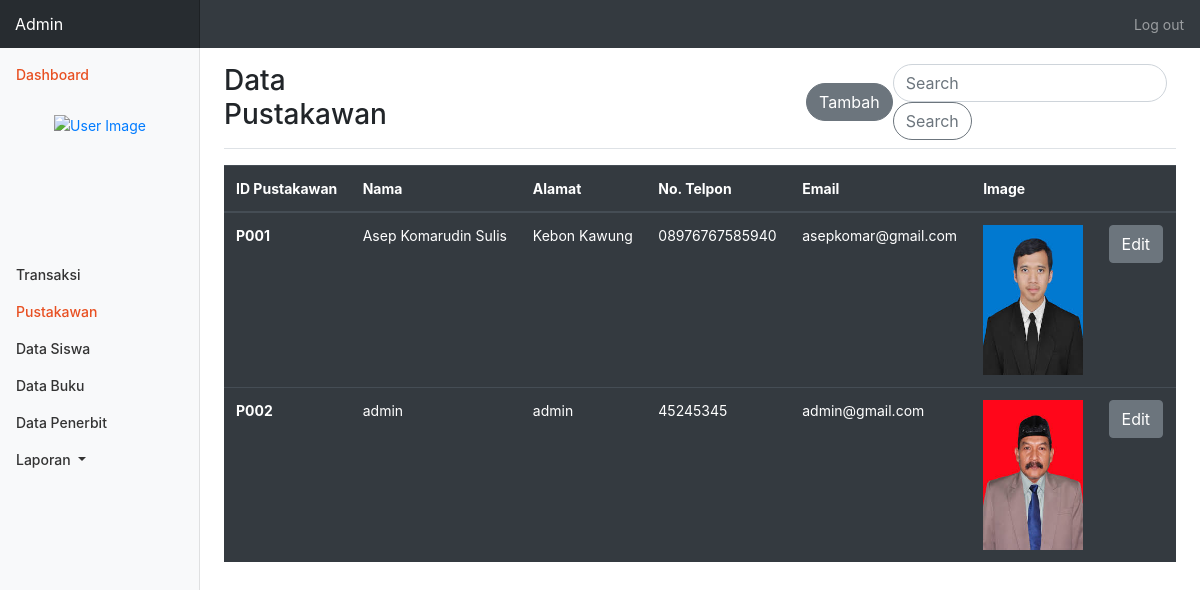
The app's page /data_pustakawan_admin.php with its own data.
### tables this page shows
CREATE TABLE `pustakawan` (
  `idPustakawan` varchar(4) NOT NULL,
  `nama` varchar(50) NOT NULL,
  `alamat` varchar(100) NOT NULL,
  `phone` varchar(15) NOT NULL,
  `email` varchar(50) NOT NULL,
  `image` varchar(100) NOT NULL
);

### data_pustakawan_admin.php (the view, shortened to what this page needs)
<!DOCTYPE html>
<html lang="en">
<head>
    <link rel="stylesheet" href="assets/css/bootstrap.css">
    <link rel="stylesheet" href="css/stylelaporan.css">
    <link rel="stylesheet" type="text/css" href="fonts/montserrat/stylesheet.css">
</head>
<body>
<?php
    require_once("koneksi.php");
    $id=$_SESSION['idPustakawan']."<br>";
    $nama =$_SESSION['username']."<br>";
    $akses = $_SESSION['hakUser']."<br>";
?>
    <nav class="navbar navbar-dark sticky-top bg-dark flex-md-nowrap p-0">
      <a class="navbar-brand col-sm-3 col-md-2 mr-0" href="#">Admin</a>
      <ul class="navbar-nav px-3">
        <li class="nav-item text-nowrap">
          <a class="nav-link" href="logout.php">Log out</a>
        </li>
      </ul>
    </nav>
    <div class="container-fluid">
        <div class="row">
            <nav class="col-md-2 d-none d-md-block bg-light sidebar">
            <div class="sidebar-sticky">
                <ul class="nav flex-column">
                <li class="nav-item">
                    <a class="nav-link active" href="#">
                    Dashboard <span class="sr-only">(current)</span>
                    </a>
                </li>
                <li class="nav-item">
                    <div class="user-panel">
                    <?php
                    echo "<div class='photo_profil d-flex justify-content-center'>
                        <a href='edit_pustakawan_admin.php'><img src='img_upload/".$_SESSION['image']."'class='img-circle' alt='User Image' style='width:100px; height:100px;'></a>
                        </div>
                        <div class='d-flex justify-content-center info'>
                        <p class='text-center'>".$nama."<br>
                        ".$id."
                        ".$akses."</p>
                        </div>"
                    ?>
                    </div>
                </li>
                <li class="nav-item">
                    <a class="nav-link" href="pustakawan_admin.php">
                        Transaksi
                    </a>
                </li>
                <li class="nav-item">
                    <a class="nav-link active" href="data_pustakawan_admin.php">
                        Pustakawan<span class="sr-only">(current)</span>
                    </a>
                </li>
                <li class="nav-item">
                    <a class="nav-link" href="data_siswa_admin.php">
                        Data Siswa
                    </a>
                </li>
                <li class="nav-item">
                    <a class="nav-link" href="data_buku_admin.php">
                        Data Buku
                    </a>
                </li>
                <li class="nav-item">
                    <a class="nav-link" href="data_penerbit_admin.php">
                        Data Penerbit
                    </a>
                </li>
                <li class="nav-item dropdown">
                    <a class="nav-link dropdown-toggle" href="#" id="navbarDropdown" role="button" data-toggle="dropdown" aria-haspopup="true" aria-expanded="false">
                    Laporan
                    </a>
                </li>
                </ul>
            </div>
            </nav>
            <main role="main" class="col-md-9 ml-sm-auto col-lg-10 pt-3 px-4">
                <div class="d-flex justify-content-between flex-wrap flex-md-nowrap align-items-center pb-2 mb-3 border-bottom">
                    <h1 class="h3">Data Pustakawan</h1>
                    <button type="button" class="btn btn-secondary" data-toggle="modal" data-target="#exampleModalCenter" style="margin-left:400px; border-radius:50px;">
                            Tambah
                        </button>
                    <form class="form-inline my-2 my-lg-0" method="GET" action="">
                        <input class="form-control mr-sm-2" name="cari" type="search" placeholder="Search" aria-label="Search" style="border-radius:50px;">
                        <button class="btn btn-outline-secondary my-2 my-sm-0" type="submit" style="border-radius:50px;" name="btn_cari">Search</button>
                    </form>
                </div>
                    <table class="table table-hover table-dark">
                <thead>
                    <tr>
                    <th scope="col">ID Pustakawan</th>
                    <th scope="col">Nama</th>
                    <th scope="col">Alamat</th>
                    <th scope="col">No. Telpon</th>
                    <th scope="col">Email</th>
                    <th scope="col">Image</th>
                    <th scope="col">  </th>
                    </tr>
                </thead>
                <tbody>
                <?php
                    if(isset($_GET['cari'])){
                        $cari="%".$_GET['cari']."%";
                        $sql = "SELECT * FROM pustakawan WHERE idPustakawan LIKE :pencarian OR nama LIKE :pencarian OR alamat LIKE :pencarian OR phone LIKE :pencarian OR email LIKE :pencarian";
                        $result=$db->prepare($sql);
                        $result->bindparam(':pencarian',$cari);
                        $result->execute();
                    }else{
                        $sql ="SELECT * FROM pustakawan";
                        $result=$db->prepare($sql);
                        $result->execute();
                    }
                    while($row = $result->fetch(PDO::FETCH_ASSOC)){
                ?>
                    <tr>
                    <th scope="row"><?php echo $row['idPustakawan']; ?></th>
                    <td><?php echo $row['nama']; ?></td>
                    <td><?php echo $row['alamat']; ?></td>
                    <td><?php echo $row['phone']; ?></td>
                    <td><?php echo $row['email']; ?></td>
                    <td><?php echo "<img src='img_upload/".$row['image']."' style='width:100px; height:150px;'>" ?></td>
                    <td>
                        <button type="button" class="btn btn-secondary" data-toggle="modal" data-target="#<?php echo $row['idPustakawan']; ?>">
                            Edit
                        </button>
                    </td>
                    </tr>
                <?php
                }
                ?>
                </tbody>
                </table>
            </main>
        </div>
    </div>
</body>
</html>

### css/stylelaporan.css (style rules this page uses)
body { font-size: .875rem; }
.sidebar { position: fixed; top: 0; bottom: 0; left: 0; z-index: 100; padding: 0; box-shadow: inset -1px 0 0 rgba(0, 0, 0, .1); }
.sidebar-sticky { position: -webkit-sticky; position: sticky; top: 48px; height: calc(100vh - 48px); padding-top: .5rem; overflow-x: hidden; overflow-y: auto; }
.sidebar .nav-link { font-weight: 500; color: #333; }
.sidebar .nav-link.active { color: #007bff; }
.navbar-brand { padding-top: .75rem; padding-bottom: .75rem; font-size: 1rem; background-color: rgba(0, 0, 0, .25); box-shadow: inset -1px 0 0 rgba(0, 0, 0, .25); }
.border-bottom { border-bottom: 1px solid #e5e5e5; }
.photo_profil { margin: 20px; }
.sidebar .nav-link.active { color: #e85022; }

### records on screen
pustakawan: idPustakawan "P001", nama "Asep Komarudin Sulis", alamat "Kebon Kawung", phone "08976767585940", email "asepkomar@gmail.com", image (picture)
pustakawan: idPustakawan "P002", nama "admin", alamat "admin", phone "45245345", email "admin@gmail.com", image (picture)
